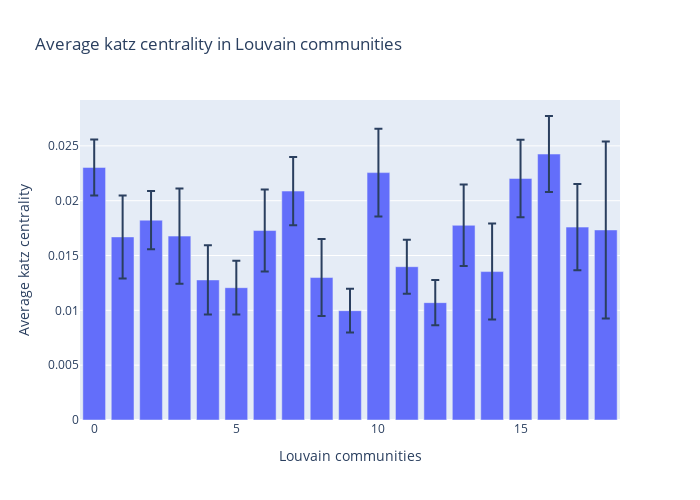

Write notebook code for a chart like this one.
### Code cell
fig = px.bar(louvain_centralities.query("centrality=='katz_centrality'"),
             x='louvain', 
             y='avg', 
             error_y='ci', 
             labels={'louvain': 'Louvain communities', 'avg': 'Average centrality'},
             title='Average katz centrality in Louvain communities')

fig.update_layout(xaxis_title='Louvain communities', yaxis_title='Average katz centrality', height=500, width=700)

fig.show()

### Figure 1 — Plotly figure (JSON) as saved in the notebook; plotly's stock layout.template omitted (floating-point values rounded to 4 significant figures)
{"data": [{"alignmentgroup": "True", "error_y": {"array": [0.002552, 0.003787, 0.002654, 0.004343, 0.003159, 0.002455, 0.00374, 0.003115, 0.003512, 0.001999, 0.004002, 0.002462, 0.002067, 0.003719, 0.004379, 0.003533, 0.00347, 0.003932, 0.008068]}, "hovertemplate": "Louvain communities=%{x}<br>Average centrality=%{y}<extra></extra>", "legendgroup": "", "marker": {"color": "#636efa", "pattern": {"shape": ""}}, "name": "", "offsetgroup": "", "orientation": "v", "showlegend": false, "textposition": "auto", "type": "bar", "x": [0, 1, 2, 3, 4, 5, 6, 7, 8, 9, 10, 11, 12, 13, 14, 15, 16, 17, 18], "xaxis": "x", "y": [0.02303, 0.0167, 0.01822, 0.01677, 0.01277, 0.01207, 0.01728, 0.02088, 0.01299, 0.00997, 0.02256, 0.01398, 0.0107, 0.01775, 0.01353, 0.02203, 0.02425, 0.01759, 0.01733], "yaxis": "y"}], "layout": {"barmode": "relative", "height": 500, "legend": {"tracegroupgap": 0}, "title": {"text": "Average katz centrality in Louvain communities"}, "width": 700, "xaxis": {"anchor": "y", "domain": [0, 1], "title": {"text": "Louvain communities"}}, "yaxis": {"anchor": "x", "domain": [0, 1], "title": {"text": "Average katz centrality"}}}}
